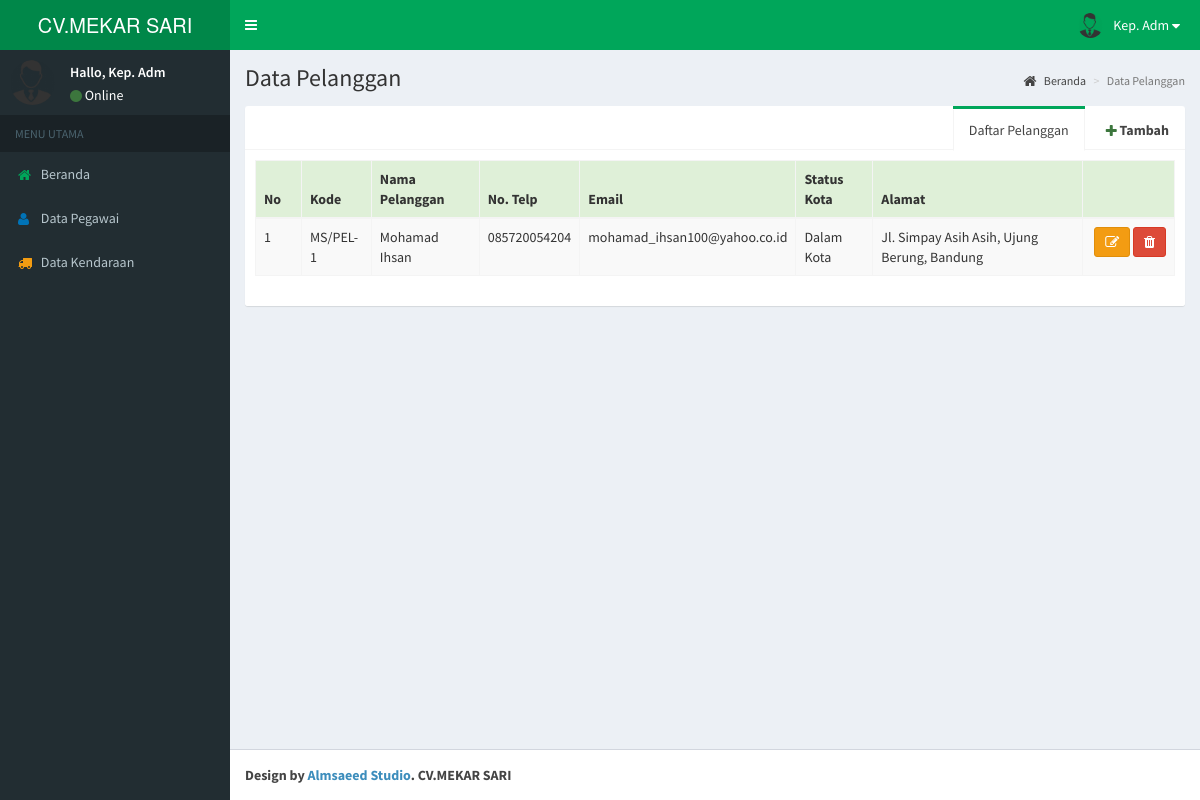
Page /admin/index.php?menu=pelanggan (signed in) on the earlier database version.
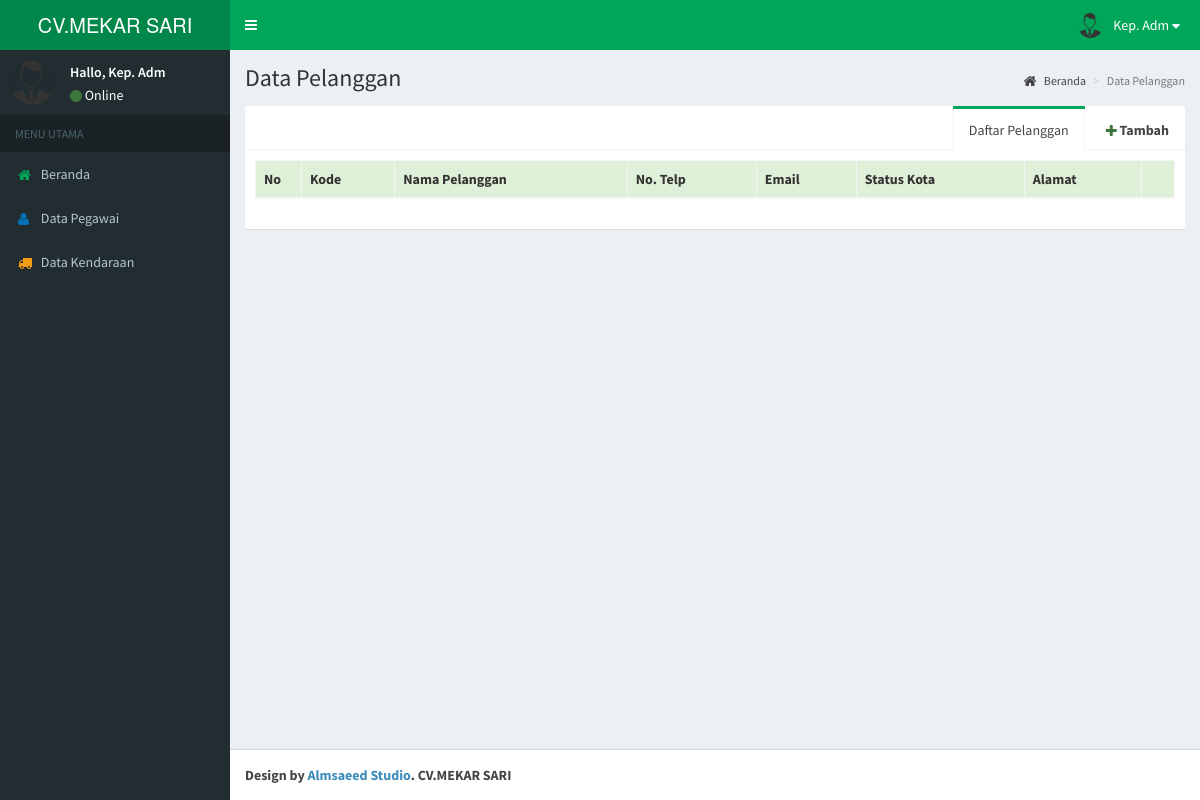
Same page on the later database version.
### tables this page shows
CREATE TABLE `pelanggan` (
  `id` int(11) NOT NULL,
  `kode` char(7) NOT NULL,
  `nama` varchar(50) NOT NULL,
  `kota` enum('dalam kota','luar kota') NOT NULL,
  `alamat` text NOT NULL,
  `no_telp` varchar(13) DEFAULT NULL,
  `email` varchar(50) DEFAULT NULL,
  `nama_pengguna` varchar(20) DEFAULT NULL,
  `kata_sandi` varchar(62) DEFAULT NULL
);

### admin/kepala-administrasi/interfaces/pelanggan.php (the view, shortened to what this page needs)
<div class="content-wrapper">
    <section class="content-header">
      <h1 style="opacity: 1">
        Data Pelanggan
      </h1>
      <ol class="breadcrumb">
        <li><a href="?menu=beranda"><i class="fa fa-home"></i> Beranda</a></li>
        <li class="active">Data Pelanggan</li>
      </ol>
    </section>
    <section class="content">
      	<div class="row">
        	<div class="col-xs-12">
	            <div class="nav-tabs-custom">
		            <ul class="nav nav-tabs pull-right">
		              	<li><a href="" data-toggle="modal" data-target="#modalTambah" class="text-bold"><i class="fa fa-plus text-success"></i> Tambah</a></li>
		              	<li class="active"><a href="#tab_2-2" data-toggle="tab">Daftar Pelanggan</a></li>
		            </ul>
		            <div class="tab-content">
		              	<div class="tab-pane active" id="tab_2-2">
			            	<table id="example1" class="table table-striped table-bordered dt-responsive nowrap">
				                <thead>
				                <tr class="bg-success">
				                  	<th width="5%">No</th>
				                  	<th>Kode</th>
				                  	<th>Nama Pelanggan</th>
				                  	<th>No. Telp</th>
				                  	<th>Email</th>
				                  	<th>Status Kota</th>
				                  	<th>Alamat</th>
				                  	<th></th>
				                </tr>
				                </thead>
				                <tbody>
					                <?php
					                $sql = "SELECT id, kode, nama, kota, alamat, no_telp, email, nama_pengguna FROM pelanggan";
									$result = mysqli_query($conn, $sql);
									if (mysqli_num_rows($result) > 0) {
										$no = 1;
									    while($row = mysqli_fetch_assoc($result)) {
									    	$id = $row['id'];
									    	$kode = $row['kode'];
									    	$nama = $row['nama'];
									    	$kota = $row['kota'];
									    	$alamat = $row['alamat'];
									    	$no_telp = $row['no_telp'];
									    	$email = $row['email'];
									    	$nama_pengguna = $row['nama_pengguna'];
									    	?>
									        <tr>
							                  	<td><?= $no++; ?></td>
							                  	<td><?= strtoupper($kode) ?></td>
							                  	<td><?= ucwords($nama) ?></td>
							                  	<td><?= $no_telp ?></td>
							                  	<td><?= $email ?></td>
							                  	<td><?= ucwords($kota) ?></td>
							                  	<td><?= $alamat ?></td>
							                  	<td width="10%" class="text-right">
							                  		<button class="btn btn-sm btn-warning" title="Ubah Data Pelanggan" data-toggle="modal" data-target="#modalUbahPelanggan" onclick="return ubah('<?= $id ?>','<?= $kode ?>','<?= $nama ?>','<?= $kota ?>','<?= $alamat ?>','<?= $no_telp ?>','<?= $email ?>','<?= $nama_pengguna ?>')"><i class="fa fa-edit"></i></button>
							                  		<button class="btn btn-sm btn-danger" title="Hapus Data" data-toggle="modal" data-target="#modalHapus" onclick="return hapus('<?= $id ?>')"><i class="fa fa-trash"></i></button>
							                  	</td>
							                </tr>
									        <?php
									    }
									}
					                ?>
				                </tbody>
			              	</table>
			            </div>
		            </div>
		        </div>
       		</div>
      	</div>
    </section>
</div>

### admin/index.php (shortened to what this page needs)
<?php
	require_once 'functions/koneksi.php';
	if (empty($_SESSION['session_login_pegawai_cvmekarsari'])) {
		if ($_GET['menu']=='lupa-katasandi') {
			include_once 'functions/lupa-katasandi.php';
			include_once 'pages/lupa-katasandi/_header.php';
			include_once 'pages/lupa-katasandi/lupa-katasandi.php';
			include_once 'pages/lupa-katasandi/_footer.php';
		}else{
			include_once 'functions/login.php';
			include_once 'pages/login/_header.php';
			include_once 'pages/login/login.php';
			include_once 'pages/login/_footer.php';
		}
	}else{
		$session_jabatan = $_SESSION['session_jabatan'];
		switch ($session_jabatan) {
			case 'kepala administrasi':
				include_once 'functions/pelanggan.php';
				include_once 'kepala-administrasi/interfaces/_header.php';
				include_once 'kepala-administrasi/route.php';
				include_once 'kepala-administrasi/interfaces/_footer.php';
				break;
		}
	}
?>

### admin/kepala-administrasi/interfaces/_header.php (shortened to what this page needs)
<!DOCTYPE html>
<html>
  <head>
    <link rel="stylesheet" href="assets/bootstrap/css/bootstrap.min.css">
    <link href="assets/icons/font-awesome/styles.min.css" rel="stylesheet">
    <link href="assets/icons/icomoon/styles.css" rel="stylesheet">
    <link href="assets/vendors/datatables.net-bs/css/dataTables.bootstrap.min.css" rel="stylesheet">
    <link href="assets/vendors/datatables.net-buttons-bs/css/buttons.bootstrap.min.css" rel="stylesheet">
    <link href="assets/vendors/datatables.net-fixedheader-bs/css/fixedHeader.bootstrap.min.css" rel="stylesheet">
    <link href="assets/vendors/datatables.net-responsive-bs/css/responsive.bootstrap.min.css" rel="stylesheet">
    <link href="assets/vendors/datatables.net-scroller-bs/css/scroller.bootstrap.min.css" rel="stylesheet">
    <link rel="stylesheet" href="assets/dist/css/AdminLTE.min.css">
    <link rel="stylesheet" href="assets/dist/css/skins/_all-skins.min.css">
    <link rel="stylesheet" href="assets/plugins/iCheck/flat/blue.css">
    <link rel="stylesheet" href="assets/plugins/morris/morris.css">
    <link rel="stylesheet" href="assets/plugins/jvectormap/jquery-jvectormap-1.2.2.css">
    <link rel="stylesheet" href="assets/plugins/datepicker/datepicker3.css">
    <link rel="stylesheet" href="assets/plugins/daterangepicker/daterangepicker.css">
    <link rel="stylesheet" href="assets/plugins/select2/select2.min.css">
    <link rel="stylesheet" href="assets/vendors/gritter/jquery.gritter.css" />
    <link rel="stylesheet" href="assets/plugins/bootstrap-wysihtml5/bootstrap3-wysihtml5.min.css">
  </head>
  <body class="hold-transition skin-green sidebar-mini">
    <div class="wrapper">
      <header class="main-header">
        <a href="" class="logo">
          <span class="logo-lg">CV.MEKAR SARI</span>
        </a>
        <nav class="navbar navbar-static-top">
          <a href="#" class="sidebar-toggle" data-toggle="offcanvas" role="button">
          </a>
          <div class="navbar-custom-menu">
            <ul class="nav navbar-nav">
              <li class="dropdown user user-menu">
                <a href="#" class="dropdown-toggle" data-toggle="dropdown">
                  <img src="assets/images/user.png" class="user-image" alt="User Image">
                  <span class="hidden-xs"><?= ucwords($_SESSION['session_nama_panggilan']) ?></span>
                  <i class="fa fa-caret-down"></i>
                </a>
              </li>
            </ul>
          </div>
        </nav>
      </header>
      <aside class="main-sidebar">
        <div class="user-panel">
          <div class="pull-left image">
            <img src="assets/images/user.png" class="img-circle" alt="User Image">
          </div>
          <div class="pull-left info">
            <p>Hallo, <?= ucwords($_SESSION['session_nama_panggilan']) ?></p>
            <i class="fa fa-circle text-success"></i> Online
          </div>
        </div>
        <section class="sidebar">
          <ul class="sidebar-menu">
            <li class="header">MENU UTAMA</li>
            <li class="<?php if($_GET['menu']=='beranda') echo 'active'; ?>">
              <a href="?menu=beranda">
                <i class="fa fa-home text-green"></i> <span>Beranda</span>
              </a>
            </li>
            <li class="<?php if($_GET['menu']=='pengguna') echo 'active'; ?>">
              <a href="?menu=pengguna">
                <i class="fa fa-user text-blue"></i> <span>Data Pegawai</span>
              </a>
            </li>
            <li class="<?php if($_GET['menu']=='kendaraan') echo 'active'; ?>">
              <a href="?menu=kendaraan">
                <i class="fa fa-truck text-yellow"></i> <span>Data Kendaraan</span>
              </a>
            </li>
          </ul>
        </section>
      </aside>

### admin/kepala-administrasi/route.php (shortened to what this page needs)
<?php
	$menu = (isset($_GET['menu'])) ? $_GET['menu'] : '';
	switch ($menu) {
		case 'pelanggan':
			include_once 'interfaces/pelanggan.php';
			break;
	}
?>

### admin/kepala-administrasi/interfaces/_footer.php (shortened to what this page needs)
<footer class="main-footer">
  <strong>Design by <a href="http://almsaeedstudio.com">Almsaeed Studio</a>. CV.MEKAR SARI</strong>
</footer>
</div>
</body>
</html>

Differences in the rows shown:
removed pelanggan: kode "MS/PEL-1", nama "Mohamad Ihsan", no_telp "085720054204", email "mohamad_ihsan100@yahoo.co.id", kota "Dalam Kota", alamat "Jl. Simpay Asih Asih, Ujung Berung, Bandung"
